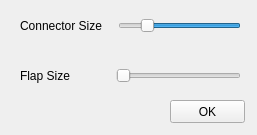
<?xml version="1.0" encoding="UTF-8"?>
<ui version="4.0">
 <class>HollowMeshPanel</class>
 <widget class="QWidget" name="HollowMeshPanel">
  <property name="geometry">
   <rect>
    <x>0</x>
    <y>0</y>
    <width>257</width>
    <height>135</height>
   </rect>
  </property>
  <property name="windowTitle">
   <string>Form</string>
  </property>
  <widget class="QPushButton" name="pushButton">
   <property name="geometry">
    <rect>
     <x>170</x>
     <y>100</y>
     <width>75</width>
     <height>23</height>
    </rect>
   </property>
   <property name="text">
    <string>OK</string>
   </property>
  </widget>
  <widget class="QWidget" name="horizontalLayoutWidget">
   <property name="geometry">
    <rect>
     <x>20</x>
     <y>60</y>
     <width>221</width>
     <height>31</height>
    </rect>
   </property>
   <layout class="QHBoxLayout" name="horizontalLayout">
    <item>
     <widget class="QLabel" name="label">
      <property name="text">
       <string>Flap Size</string>
      </property>
     </widget>
    </item>
    <item>
     <spacer name="horizontalSpacer">
      <property name="orientation">
       <enum>Qt::Horizontal</enum>
      </property>
      <property name="sizeType">
       <enum>QSizePolicy::Fixed</enum>
      </property>
      <property name="sizeHint" stdset="0">
       <size>
        <width>40</width>
        <height>20</height>
       </size>
      </property>
     </spacer>
    </item>
    <item>
     <widget class="QSlider" name="flapSizeSlider">
      <property name="maximum">
       <number>50</number>
      </property>
      <property name="orientation">
       <enum>Qt::Horizontal</enum>
      </property>
     </widget>
    </item>
   </layout>
  </widget>
  <widget class="QWidget" name="horizontalLayoutWidget_2">
   <property name="geometry">
    <rect>
     <x>20</x>
     <y>10</y>
     <width>221</width>
     <height>31</height>
    </rect>
   </property>
   <layout class="QHBoxLayout" name="horizontalLayout_2">
    <item>
     <widget class="QLabel" name="label_2">
      <property name="text">
       <string>Connector Size</string>
      </property>
     </widget>
    </item>
    <item>
     <spacer name="horizontalSpacer_2">
      <property name="orientation">
       <enum>Qt::Horizontal</enum>
      </property>
      <property name="sizeType">
       <enum>QSizePolicy::Fixed</enum>
      </property>
      <property name="sizeHint" stdset="0">
       <size>
        <width>10</width>
        <height>20</height>
       </size>
      </property>
     </spacer>
    </item>
    <item>
     <widget class="QSlider" name="conSizeSlider">
      <property name="maximum">
       <number>50</number>
      </property>
      <property name="value">
       <number>40</number>
      </property>
      <property name="orientation">
       <enum>Qt::Horizontal</enum>
      </property>
      <property name="invertedAppearance">
       <bool>true</bool>
      </property>
     </widget>
    </item>
   </layout>
  </widget>
 </widget>
 <resources/>
 <connections/>
</ui>
